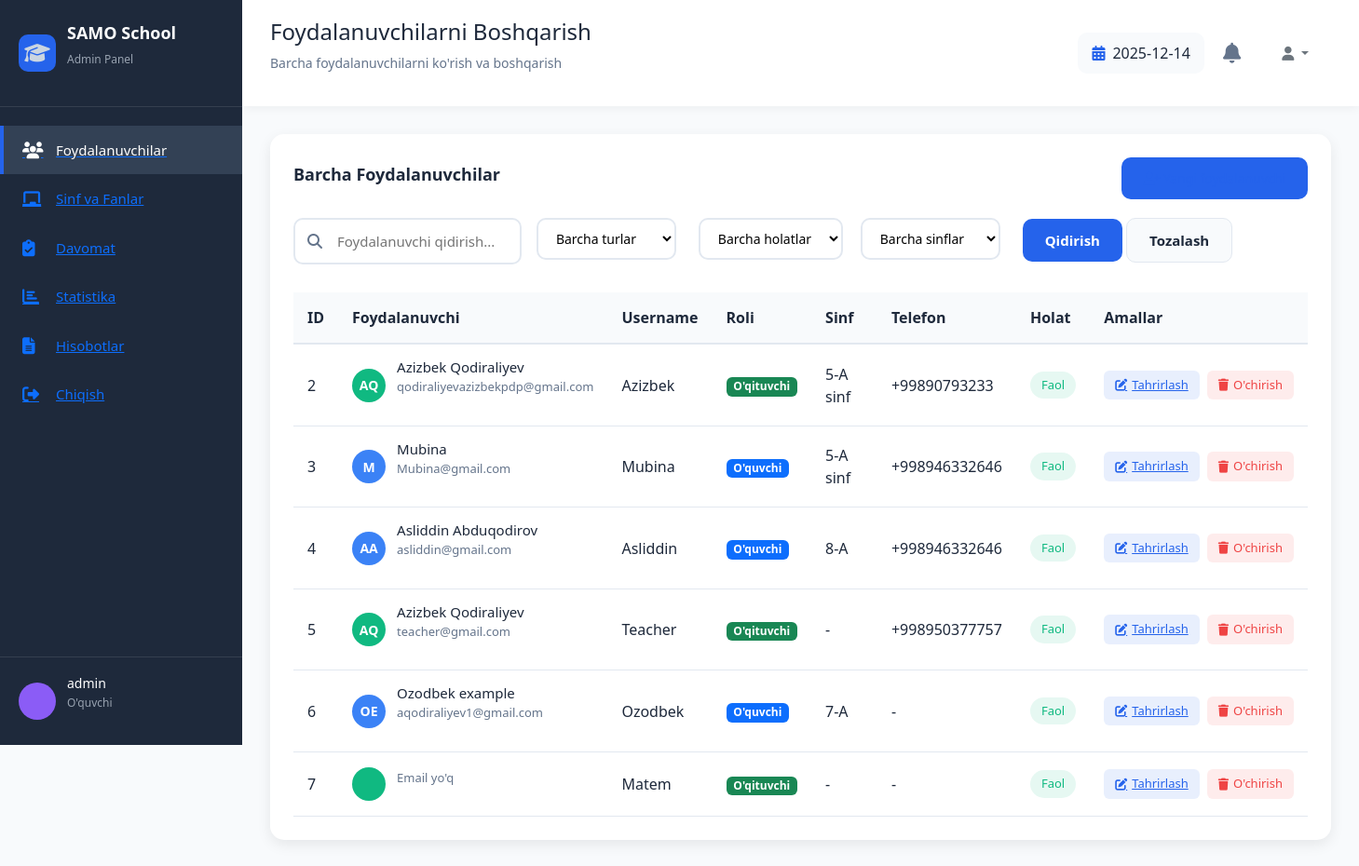
/users/ (signed in), run on the app's committed database.
### attendance/models.py (models this page shows, shortened)
class Profile(models.Model):
    ROLE_CHOICES = [
        ('student', "O'quvchi"),
        ('teacher', "O'qituvchi"),
        ('admin', 'Administrator'),
    ]
    user = models.OneToOneField(User, on_delete=models.CASCADE, related_name='profile')
    role = models.CharField(max_length=10, choices=ROLE_CHOICES, default='student')
    phone = models.CharField(max_length=20, blank=True, null=True)
    birth_date = models.DateField(null=True, blank=True)
    student_class = models.ForeignKey('Class', on_delete=models.SET_NULL,
                                      null=True, blank=True, related_name='students')
    subjects = models.ManyToManyField('Subject', blank=True, related_name='teachers')

class Class(models.Model):
    name = models.CharField(max_length=50)
    teacher = models.ForeignKey(User, on_delete=models.SET_NULL, null=True,
                                related_name='teacher_classes')
    room = models.CharField(max_length=20, blank=True, null=True)
    schedule = models.CharField(max_length=100, blank=True, null=True)
    created_at = models.DateTimeField(auto_now_add=True)

### attendance/views.py (the view)
# urls.py: path('users/', views.manage_users, name='manage_users'),
@login_required
def manage_users(request):
    if not user_is_admin(request.user):
        messages.error(request, "Sizda admin huquqlari yo'q!")
        return redirect('login')
    users = Profile.objects.select_related('user', 'student_class').all()
    role_filter = request.GET.get('role', '')
    status_filter = request.GET.get('status', '')
    class_filter = request.GET.get('class', '')
    search = request.GET.get('search', '')
    if role_filter:
        users = users.filter(role=role_filter)
    if status_filter:
        users = users.filter(user__is_active=(status_filter == 'active'))
    if class_filter:
        users = users.filter(student_class__name=class_filter)
    if search:
        users = users.filter(
            Q(user__username__icontains=search) |
            Q(user__first_name__icontains=search) |
            Q(user__last_name__icontains=search)
        )
    classes = Class.objects.all()
    context = {
        'users': users,
        'classes': classes,
        'role_filter': role_filter,
        'status_filter': status_filter,
        'class_filter': class_filter,
        'search': search,
    }
    return render(request, 'attendance/manage_users.html', context)

### attendance/views.py (called while the page is built)
def user_is_admin(user):
    if user.is_superuser:
        return True
    if hasattr(user, 'profile'):
        return user.profile.role == 'admin'
    return False

### attendance/templates/attendance/manage_users.html (shortened to what this page needs)
{% extends 'attendance/base_admin.html' %}
{% block page_title %}Foydalanuvchilarni Boshqarish{% endblock %}
{% block page_subtitle %}Barcha foydalanuvchilarni ko'rish va boshqarish{% endblock %}
{% block content %}
<div class="dashboard-card">
    <div class="card-header">
        <h3>Barcha Foydalanuvchilar</h3>
        <a href="{% url 'add_user' %}" class="btn btn-primary">
            <i class="fas fa-user-plus"></i> Yangi foydalanuvchi
        </a>
    </div>
    <div class="card-body">
        <div class="search-filter-bar">
            <form method="get" class="row g-3">
                <div class="col-md-3">
                    <div class="search-box">
                        <i class="fas fa-search"></i>
                        <input type="text" name="search" value="{{ search }}" placeholder="Foydalanuvchi qidirish...">
                    </div>
                </div>
                <div class="col-md-2">
                    <select class="filter-select" name="role">
                        <option value="">Barcha turlar</option>
                    </select>
                </div>
                <div class="col-md-2">
                    <select class="filter-select" name="status">
                        <option value="">Barcha holatlar</option>
                    </select>
                </div>
                <div class="col-md-2">
                    <select class="filter-select" name="class">
                        <option value="">Barcha sinflar</option>
                    </select>
                </div>
                <div class="col-md-3">
                    <button type="submit" class="btn btn-primary">Qidirish</button>
                    <a href="{% url 'manage_users' %}" class="btn btn-secondary">Tozalash</a>
                </div>
            </form>
        </div>
        <div class="table-responsive">
            <table class="data-table">
                <thead>
                    <tr>
                        <th>ID</th>
                        <th>Foydalanuvchi</th>
                        <th>Username</th>
                        <th>Roli</th>
                        <th>Sinf</th>
                        <th>Telefon</th>
                        <th>Holat</th>
                        <th>Amallar</th>
                    </tr>
                </thead>
                <tbody>
                    {% for profile in users %}
                    <tr>
                        <td>{{ profile.user.id }}</td>
                        <td>
                            <div class="user-cell">
                                <div class="user-avatar {{ profile.role }}">
                                    {{ profile.user.first_name|first|upper }}{{ profile.user.last_name|first|upper }}
                                </div>
                                <div class="user-info">
                                    <h4>{{ profile.user.get_full_name }}</h4>
                                    <p>{{ profile.user.email|default:"Email yo'q" }}</p>
                                </div>
                            </div>
                        </td>
                        <td>{{ profile.user.username }}</td>
                        <td>
                            {% if profile.role == 'student' %}
                                <span class="badge bg-primary">O'quvchi</span>
                            {% elif profile.role == 'teacher' %}
                                <span class="badge bg-success">O'qituvchi</span>
                            {% else %}
                                <span class="badge bg-danger">Admin</span>
                            {% endif %}
                        </td>
                        <td>
                            {% if profile.student_class %}
                                {{ profile.student_class.name }}
                            {% else %}
                                -
                            {% endif %}
                        </td>
                        <td>{{ profile.phone|default:"-" }}</td>
                        <td>
                            {% if profile.user.is_active %}
                                <span class="status-badge status-active">Faol</span>
                            {% else %}
                                <span class="status-badge status-inactive">Nofaol</span>
                            {% endif %}
                        </td>
                        <td>
                            <div class="action-buttons">
                                <a href="{% url 'edit_user' profile.user.id %}" class="action-btn-small edit-btn">
                                    <i class="fas fa-edit"></i> Tahrirlash
                                </a>
                                <button onclick="confirmDelete({{ profile.user.id }})" class="action-btn-small delete-btn">
                                    <i class="fas fa-trash"></i> O'chirish
                                </button>
                            </div>
                        </td>
                    </tr>
                    {% empty %}
                    <tr>
                        <td colspan="8" class="text-center">Foydalanuvchilar topilmadi</td>
                    </tr>
                    {% endfor %}
                </tbody>
            </table>
        </div>
    </div>
</div>
{% endblock %}

### attendance/templates/attendance/base_admin.html (shortened to what this page needs)
<!DOCTYPE html>
<html lang="uz">
<head>
    <link rel="stylesheet" href="https://cdnjs.cloudflare.com/ajax/libs/font-awesome/6.4.0/css/all.min.css">
    <link rel="stylesheet" href="https://cdn.jsdelivr.net/npm/flatpickr/dist/flatpickr.min.css">
    <link href="https://cdn.jsdelivr.net/npm/bootstrap@5.3.0/dist/css/bootstrap.min.css" rel="stylesheet">
</head>
<body>
    <div class="sidebar">
        <div class="sidebar-header">
            <div class="logo">
                <div class="logo-icon">
                    <i class="fas fa-graduation-cap"></i>
                </div>
                <div class="logo-text">
                    <h2>SAMO School</h2>
                    <p>Admin Panel</p>
                </div>
            </div>
        </div>
        <div class="sidebar-menu">
            <a href="{% url 'manage_users' %}" class="menu-link">
                <div class="menu-item {% if 'users' in request.path %}active{% endif %}" data-page="users">
                    <i class="fas fa-users"></i>
                    <span>Foydalanuvchilar</span>
                </div>
            </a>
            <a href="{% url 'manage_classes' %}" class="menu-link">
                <div class="menu-item {% if 'classes' in request.path %}active{% endif %}" data-page="classes">
                    <i class="fas fa-chalkboard"></i>
                    <span>Sinf va Fanlar</span>
                </div>
            </a>
            <a href="{% url 'manage_attendance' %}" class="menu-link">
                <div class="menu-item {% if 'attendance' in request.path %}active{% endif %}" data-page="attendance">
                    <i class="fas fa-clipboard-check"></i>
                    <span>Davomat</span>
                </div>
            </a>
            <a href="{% url 'statistics' %}" class="menu-link">
                <div class="menu-item {% if 'statistics' in request.path %}active{% endif %}" data-page="statistics">
                    <i class="fas fa-chart-bar"></i>
                    <span>Statistika</span>
                </div>
            </a>
            <a href="{% url 'reports' %}" class="menu-link">
                <div class="menu-item {% if 'reports' in request.path %}active{% endif %}" data-page="reports">
                    <i class="fas fa-file-alt"></i>
                    <span>Hisobotlar</span>
                </div>
            </a>
            <a href="{% url 'logout' %}" class="menu-link">
                <div class="menu-item {% if 'logout' in request.path %}active{% endif %}" data-page="logout">
                    <i class="fas fa-sign-out-alt"></i>
                    <span>Chiqish</span>
                </div>
            </a>
        </div>
        <div class="sidebar-footer">
            <div class="admin-info">
                <div class="admin-avatar">
                </div>
                <div class="admin-details">
                    <h4>{{ request.user.get_full_name|default:request.user.username }}</h4>
                    <p>
                        {% if request.user.profile.role == 'admin' %}
                            Administrator
                        {% elif request.user.profile.role == 'teacher' %}
                            O'qituvchi
                        {% else %}
                            O'quvchi
                        {% endif %}
                    </p>
                </div>
            </div>
        </div>
    </div>
    <div class="main-content">
        <div class="top-nav">
            <div class="page-title">
                <h1>{% block page_title %}Admin Dashboard{% endblock %}</h1>
                <p>{% block page_subtitle %}Barcha tizimni boshqarish paneli{% endblock %}</p>
            </div>
            <div class="nav-right">
                <div class="date-picker" id="datePicker">
                    <i class="fas fa-calendar-alt"></i>
                    <span id="currentDate">{% now "Y-m-d" %}</span>
                </div>
                <div class="notifications">
                    <div class="notification-icon">
                        <i class="fas fa-bell"></i>
                    </div>
                </div>
                <div class="dropdown">
                    <button class="btn btn-outline-secondary dropdown-toggle" type="button" data-bs-toggle="dropdown">
                        <i class="fas fa-user"></i>
                    </button>
                </div>
            </div>
        </div>
        <div class="content-area">
            {% block content %}{% endblock %}
        </div>
    </div>
</body>
</html>

### data on the page
Profile: user.id "2", user.first_name|first "A", user.last_name|first "Q", user.get_full_name "Azizbek Qodiraliyev", user.email "qodiraliyevazizbekpdp@gmail.com", user.username "Azizbek", role "O'qituvchi", student_class.name "5-A sinf", phone "+99890793233", shows "Faol"
Profile: user.id "3", user.first_name|first "M", user.get_full_name "Mubina", user.email "Mubina@gmail.com", user.username "Mubina", role "O'quvchi", student_class.name "5-A sinf", phone "+998946332646", shows "Faol"
Profile: user.id "4", user.first_name|first "A", user.last_name|first "A", user.get_full_name "Asliddin Abduqodirov", user.email "asliddin@gmail.com", user.username "Asliddin", role "O'quvchi", student_class.name "8-A", phone "+998946332646", shows "Faol"
Profile: user.id "5", user.first_name|first "A", user.last_name|first "Q", user.get_full_name "Azizbek Qodiraliyev", user.email "teacher@gmail.com", user.username "Teacher", role "O'qituvchi", phone "+998950377757", shows "Faol"
Profile: user.id "6", user.first_name|first "O", user.last_name|first "E", user.get_full_name "Ozodbek example", user.email "aqodiraliyev1@gmail.com", user.username "Ozodbek", role "O'quvchi", student_class.name "7-A", phone "-", shows "Faol"
Profile: user.id "7", user.email "Email yo'q", user.username "Matem", role "O'qituvchi", phone "-", shows "Faol"

### other printed values
{{ request.user.get_full_name|default:request.user.username }} "admin"
